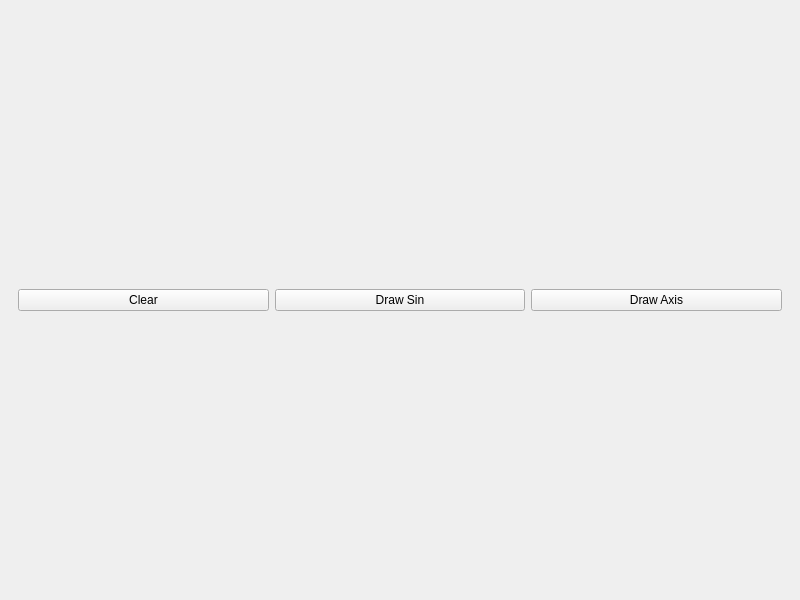
<?xml version="1.0" encoding="UTF-8"?>
<ui version="4.0">
 <class>MainWindow</class>
 <widget class="QMainWindow" name="MainWindow">
  <property name="geometry">
   <rect>
    <x>0</x>
    <y>0</y>
    <width>800</width>
    <height>600</height>
   </rect>
  </property>
  <property name="windowTitle">
   <string>MainWindow</string>
  </property>
  <widget class="QWidget" name="centralwidget">
   <layout class="QVBoxLayout" name="verticalLayout_2">
    <item>
     <widget class="QWidget" name="buttonWidget" native="true">
      <property name="sizePolicy">
       <sizepolicy hsizetype="Minimum" vsizetype="Maximum">
        <horstretch>0</horstretch>
        <verstretch>0</verstretch>
       </sizepolicy>
      </property>
      <layout class="QHBoxLayout" name="horizontalLayout_2">
       <item>
        <widget class="QPushButton" name="clearButton">
         <property name="text">
          <string>Clear</string>
         </property>
        </widget>
       </item>
       <item>
        <widget class="QPushButton" name="sinButton">
         <property name="text">
          <string>Draw Sin</string>
         </property>
        </widget>
       </item>
       <item>
        <widget class="QPushButton" name="axisButton">
         <property name="text">
          <string>Draw Axis</string>
         </property>
        </widget>
       </item>
      </layout>
     </widget>
    </item>
   </layout>
  </widget>
 </widget>
 <resources/>
 <connections/>
</ui>
